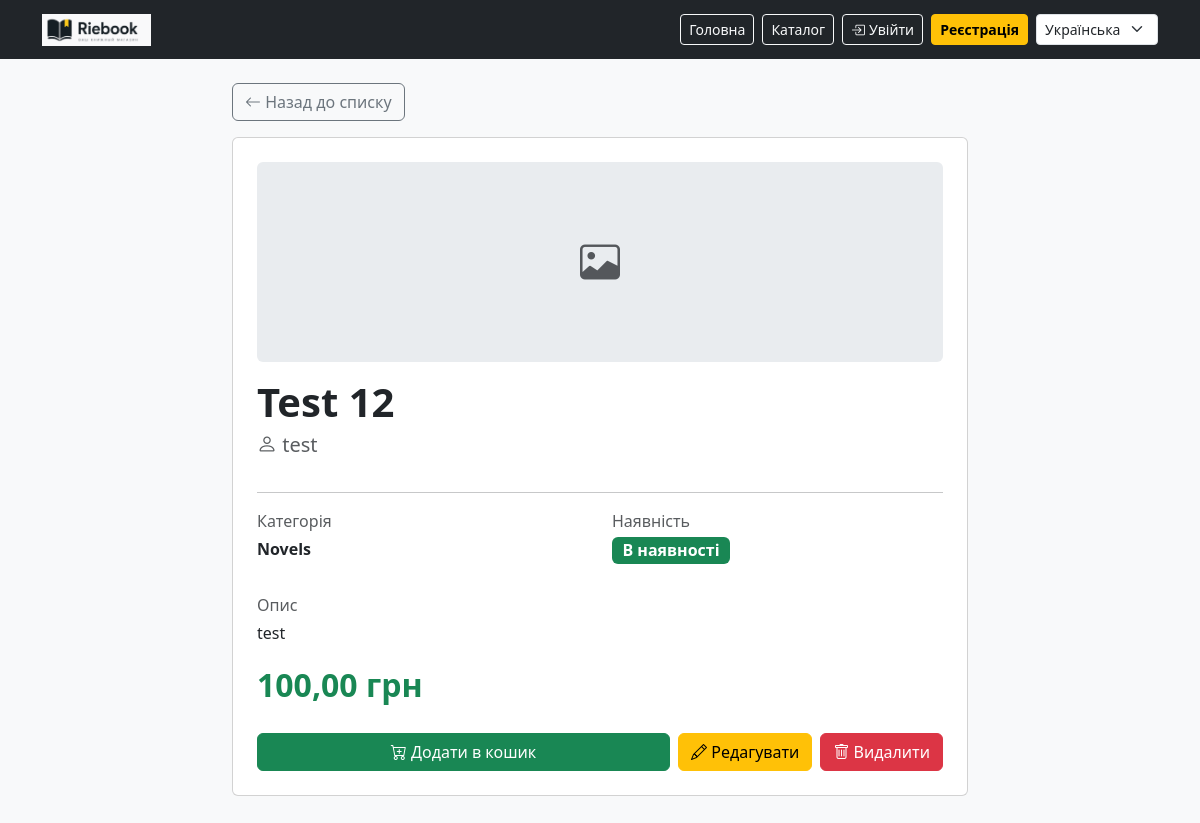
Page /books/1/ on the committed database.
### booksite_functions/models.py (models this page shows, shortened)
class Book(models.Model):
    STOCK_CHOICES = [
        ("y", _("In stock")),
        ("n", _("Out of stock"))
    ]
    title = models.CharField(max_length=20, verbose_name=_("Title"))
    photo = models.ImageField(upload_to="books/", blank=True, null=True, verbose_name=_("Photo"))
    author = models.TextField(verbose_name=_("Author"))
    price = models.DecimalField(max_digits=10, decimal_places=2, verbose_name=_("Price"))
    description = models.CharField(max_length=150, verbose_name=_("Description"))
    stock = models.CharField(max_length=1, choices=STOCK_CHOICES, default="y", verbose_name=_("Stock status"))
    category = models.ForeignKey(Category, on_delete=models.CASCADE, related_name="books", null=True, verbose_name=_("Category"))
    class Meta:
        verbose_name = _("Book")
        verbose_name_plural = _("Books")

class Category(models.Model):
    name = models.CharField(max_length=20)
    slug = models.SlugField(max_length=20, unique=True)
    class Meta:
        verbose_name_plural = "Categories"

### booksite_functions/views.py (the view)
# urls.py: path("books/<int:pk>/", views.async_book_detail, name="book-detail"),
async def async_book_detail(request, pk):
    try:
        book = await Book.objects.select_related("category").aget(pk=pk)
    except Book.DoesNotExist:
        raise Http404("Book not found")
    return render(request, "book_detail.html", {"books_d": book})

### booksite_functions/templates/book_detail.html (shortened to what this page needs)
{% extends "base.html" %}
{% load i18n %}
{% block content %}
<div class="row justify-content-center">
    <div class="col-md-8">
        <a href="{% url 'books:book-list' %}" class="btn btn-outline-secondary mb-3">
            <i class="bi bi-arrow-left"></i> {% translate "Back to list" %}
        </a>
        <div class="card p-4">
            {% if books_d.photo %}
            <img src="{{ books_d.photo.url }}" class="img-fluid rounded mb-3"
                style="max-height:300px; object-fit:cover;">
            {% else %}
            <div class="rounded mb-3"
                style="height:200px; background:#e9ecef; display:flex; align-items:center; justify-content:center;">
                <i class="bi bi-image text-muted fs-1"></i>
            </div>
            {% endif %}
            <h1 class="fw-bold mb-1">{{ books_d.title }}</h1>
            <p class="text-muted fs-5 mb-3"><i class="bi bi-person"></i> {{ books_d.author }}</p>
            <hr>
            <div class="row mb-3">
                <div class="col-6">
                    <p class="mb-1 text-muted">{% translate "Category" %}</p>
                    <p class="fw-semibold">{{ books_d.category }}</p>
                </div>
                <div class="col-6">
                    <p class="mb-1 text-muted">{% translate "Availability" %}</p>
                    {% if books_d.stock == "y" %}
                    <span class="badge bg-success fs-6">{% translate "In stock" %}</span>
                    {% else %}
                    <span class="badge bg-danger fs-6">{% translate "Out of stock" %}</span>
                    {% endif %}
                </div>
            </div>
            <p class="mb-1 text-muted">{% translate "Description" %}</p>
            <p class="mb-3">{{ books_d.description }}</p>
            <p class="fw-bold fs-2 text-success">{{ books_d.price }} {% translate "UAH" %}</p>
            <div class="d-flex gap-2 mt-2">
                {% if books_d.stock == "y" %}
                <a href="{% url 'books:cart_add' books_d.id %}" class="btn btn-success flex-fill">
                    <i class="bi bi-cart-plus"></i> {% translate "Add to cart" %}
                </a>
                {% endif %}
                <a href="{% url 'books:book-update' books_d.pk %}" class="btn btn-warning">
                    <i class="bi bi-pencil"></i> {% translate "Edit" %}
                </a>
                <a href="{% url 'books:book-delete' books_d.pk %}" class="btn btn-danger">
                    <i class="bi bi-trash"></i> {% translate "Delete" %}
                </a>
            </div>
        </div>
    </div>
</div>
{% endblock %}

### rows in the picture
Book: title "Test 12", author "test", category "Novels", description "test", price "100,00"

### other values in the picture
form field language "Українська"
